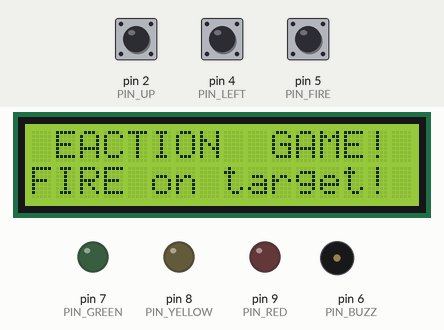
Recording of a sketch running on a simulated Arduino Uno, built with avr-gcc and run on an emulated ATmega328P. Shown: 16×2 character LCD, output pins drawn as LEDs (lit = HIGH), buzzer (waves = sounding). The inputs (shaded band) are chosen by the test bench; at power-on: pin 2 (PIN_UP) HIGH, pin 5 (PIN_FIRE) HIGH, pin 4 (PIN_LEFT) HIGH. Random numbers use the default seed unless the sketch sets one.

Above: at 0.7 s.
1.3 s: pin 2 (PIN_UP) pulled LOW for 0.15 s
At 1.78 s:
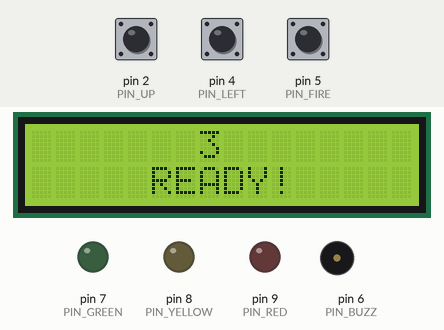
2.0 s: pin 5 (PIN_FIRE) pulled LOW for 1 s
At 2.36 s:
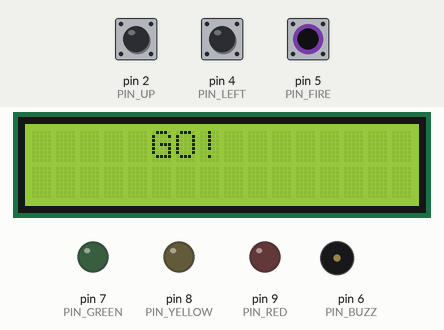
3.6 s: pin 5 (PIN_FIRE) pulled LOW for 0.15 s
At 3.75 s:
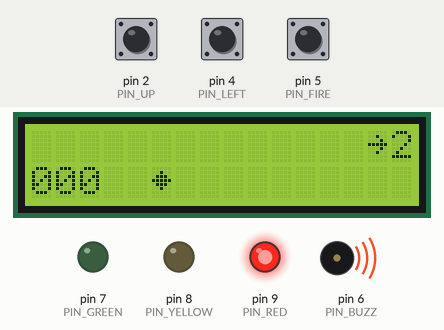
4.3 s: pin 5 (PIN_FIRE) pulled LOW for 3.2 s
At 5.64 s:
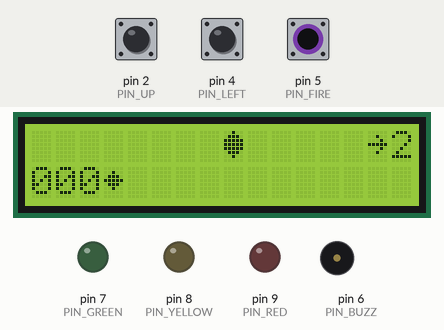
8.1 s: pin 5 (PIN_FIRE) pulled LOW for 0.15 s
At 8.25 s:
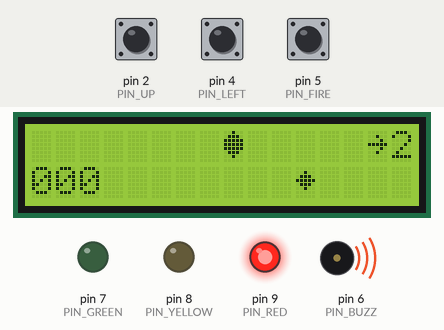
8.8 s: pin 5 (PIN_FIRE) pulsed LOW 2 times (0.12 s each, 0.3 s apart)
At 9.11 s:
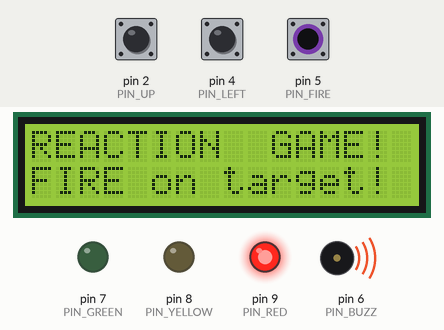
Timing chart, 0 to 12.6 s (numbered marks = the images above; inputs shaded):
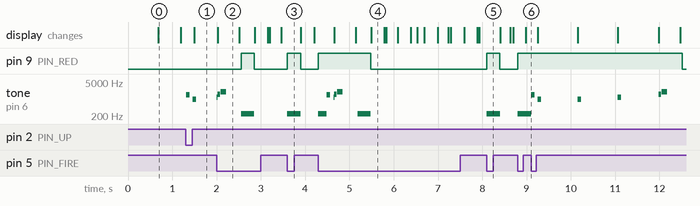

Measured:
- after the input at 1.3 s, tone on pin 6 (PIN_BUZZ): silent → 1500 Hz at once, → silent 0.08 s later, → 1000 Hz 0.07 s later, → silent 0.08 s later
- after the input at 2.0 s, pin 9 (PIN_RED): LOW → HIGH after 0.55 s, → LOW 0.30 s later
- after the input at 3.6 s, pin 9 (PIN_RED): LOW → HIGH at once, → LOW 0.30 s later; tone on pin 6 (PIN_BUZZ): silent → 250 Hz at once, → silent 0.30 s later
- after the input at 4.3 s, pin 9 (PIN_RED): LOW → HIGH at once, → LOW 1.2 s later; tone on pin 6 (PIN_BUZZ): plays 250 Hz for 0.18 s, 1500 Hz for 0.08 s, 1200 Hz for 0.02 s, 1600 Hz for 0.06 s, 2000 Hz for 0.12 s, 250 Hz for 0.30 s, starting at once
- after the input at 8.1 s, pin 9 (PIN_RED): LOW → HIGH at once, → LOW 0.30 s later; tone on pin 6 (PIN_BUZZ): silent → 250 Hz at once, → silent 0.30 s later
- after the input at 8.8 s, pin 9 (PIN_RED): LOW → HIGH at once, → LOW 3.7 s later; tone on pin 6 (PIN_BUZZ): plays 250 Hz for 0.30 s, 1500 Hz for 0.08 s, 1000 Hz for 0.08 s, 1000 Hz for 0.08 s, 1200 Hz for 0.08 s, 1600 Hz for 0.06 s … (7 notes in this stretch), starting at once
- what the display in image 0 shows lasts 0.5 s, from 0.7 s to 1.2 s

The sketch:

reaction_game.ino
```cpp
/*
 * Reaction Game - v3
 * Author  : Eren DOGAN
 * GitHub  : github.com/erendogan83
 *
 * RULES (simple and final):
 *   - Target spawns in row 0, cols 2-13
 *   - Marker bounces left-right in row 1
 *   - Press FIRE when markerCol == targetCol -> HIT -> +10 pts
 *   - Press FIRE any other time             -> MISS -> -1 life
 *   - 3 combo -> x2 multiplier, 5 combo -> x3
 *   - Second target unlocks at score 30
 *
 * SCREEN:
 *   Row 0: [  targets spawn here cols 2-13  ] [♥N]   col 14-15 = lives
 *   Row 1: [SCR] [  marker bounces  ]                col 0-3   = score
 *
 * LOOP ORDER (never changes):
 *   1. Move marker if tick elapsed
 *   2. Blink targets if tick elapsed
 *   3. Read FIRE input  <- always sees current markerCol
 *   4. flashUpdate
 *
 * DEBOUNCE:
 *   After any FIRE press (hit or miss) button is locked for 250ms.
 *   No delay() anywhere in gameplay.
 *
 * CONTROLS: FIRE(D5) | UP(D2) LEFT(D4) = menu
 * PINS: A4,A5=LCD D2=UP D4=LEFT D5=FIRE
 *       D6=Buzz D7=Green D8=Yellow D9=Red
 * EEPROM: addr 8-9
 */

#include <Wire.h>
#include <LiquidCrystal_I2C.h>
#include <EEPROM.h>

LiquidCrystal_I2C lcd(0x27,16,2);

#define PIN_UP     2
#define PIN_LEFT   4
#define PIN_FIRE   5
#define PIN_BUZZ   6
#define PIN_GREEN  7
#define PIN_YELLOW 8
#define PIN_RED    9

#define COLS        16
#define ROWS        2
#define TARGET_MIN  2    // leftmost col a target can spawn
#define TARGET_MAX  13   // rightmost col a target can spawn

// Speed: ms per marker step. 300ms start, 80ms floor, -8ms per 5 pts.
const int SPD_BASE = 300;
const int SPD_MIN  = 80;
int getSpd(int sc){ int s=SPD_BASE-(sc/5)*8; return s<SPD_MIN?SPD_MIN:s; }

// Blink interval: 700ms start, 200ms floor, -20ms per 5 pts.
const int BLK_BASE = 700;
const int BLK_MIN  = 200;
int getBlk(int sc){ int s=BLK_BASE-(sc/5)*20; return s<BLK_MIN?BLK_MIN:s; }

#define EE_REACT 8
int  eeGet(){ int v=((int)EEPROM.read(EE_REACT)<<8)|EEPROM.read(EE_REACT+1); return(v<0||v>9999)?0:v; }
void eePut(int s){ if(s>eeGet()){EEPROM.write(EE_REACT,(s>>8)&0xFF);EEPROM.write(EE_REACT+1,s&0xFF);} }

// ── Sprites ───────────────────────────────────────────────────────────────────
byte spTarget[8] = {0b00100,0b01110,0b11111,0b11111,0b11111,0b01110,0b00100,0b00000};
byte spMarker[8] = {0b00000,0b00100,0b01110,0b11111,0b01110,0b00100,0b00000,0b00000};
byte spHit[8]    = {0b10101,0b01110,0b11111,0b11111,0b11111,0b01110,0b10101,0b00000};
byte spMiss[8]   = {0b10001,0b11011,0b01110,0b00100,0b01110,0b11011,0b10001,0b00000};
#define S_TARGET 0
#define S_MARKER 1
#define S_HIT    2
#define S_MISS   3

void loadSprites(){
  lcd.createChar(S_TARGET,spTarget);
  lcd.createChar(S_MARKER,spMarker);
  lcd.createChar(S_HIT,   spHit);
  lcd.createChar(S_MISS,  spMiss);
}

// ── Double buffer ─────────────────────────────────────────────────────────────
char cur[ROWS][COLS], prv[ROWS][COLS];
void bClr(){ for(int r=0;r<ROWS;r++) for(int c=0;c<COLS;c++) cur[r][c]=' '; }
void bCh(int c,int r,char ch){ if(c>=0&&c<COLS&&r>=0&&r<ROWS) cur[r][c]=ch; }
void bSp(int c,int r,byte s) { if(c>=0&&c<COLS&&r>=0&&r<ROWS) cur[r][c]=(char)(128+s); }
void bFlush(){
  for(int r=0;r<ROWS;r++) for(int c=0;c<COLS;c++){
    if(cur[r][c]!=prv[r][c]){
      lcd.setCursor(c,r);
      uint8_t v=(uint8_t)cur[r][c];
      if(v>=128) lcd.write(v-128); else lcd.write(v);
      prv[r][c]=cur[r][c];
    }
  }
}
void bInit(){ for(int r=0;r<ROWS;r++) for(int c=0;c<COLS;c++) prv[r][c]='\0'; }

// ── Button ────────────────────────────────────────────────────────────────────
// Single debounce variable shared for FIRE.
// After any press (hit or miss) lockUntil is set 250ms into the future.
// firePressed() returns true only once per physical press.
unsigned long fireLockUntil = 0;
bool          firePrev      = false;

bool firePressed(){
  bool now = (digitalRead(PIN_FIRE)==LOW);
  bool edge = (now && !firePrev);   // rising edge (press, not hold)
  firePrev = now;
  if(edge && millis() >= fireLockUntil) return true;
  return false;
}

void lockFire(){ fireLockUntil = millis() + 250; }

bool anyPressed(){
  return (digitalRead(PIN_UP)   ==LOW)||
         (digitalRead(PIN_LEFT) ==LOW)||
         (digitalRead(PIN_FIRE) ==LOW);
}

// ── LED flash (non-blocking) ──────────────────────────────────────────────────
int           flashPin = -1;
unsigned long flashEnd = 0;
void flashNB(int pin, int ms){
  if(flashPin>=0 && flashPin!=pin) digitalWrite(flashPin,LOW);
  digitalWrite(pin,HIGH);
  flashPin = pin;
  flashEnd = millis()+ms;
}
void flashUpdate(){
  if(flashPin>=0 && millis()>=flashEnd){ digitalWrite(flashPin,LOW); flashPin=-1; }
}

// ── Game variables ────────────────────────────────────────────────────────────
int  markerCol;
int  markerDir;

// Two target slots
int  tCol[2];
bool tActive[2];
bool tBlink[2];   // true=visible, false=hidden

int  score, best, lives, combo, multiplier;
bool gameOver;

unsigned long lastMarkerTick;
unsigned long lastBlinkTick;
int  markerSpd;
int  blinkSpd;

// Brief on-screen flash after hit/miss (non-blocking)
bool          showFlash;
unsigned long flashMsgEnd;
bool          flashIsHit;
int           flashCol;

enum AppState { ST_MENU, ST_TUTORIAL, ST_GAME, ST_GAMEOVER };
AppState appState = ST_MENU;

// ── Spawn target ──────────────────────────────────────────────────────────────
void spawnTarget(int slot){
  // Valid cols: TARGET_MIN..TARGET_MAX, not marker, not other target
  int valid[COLS];
  int vn = 0;
  for(int c=TARGET_MIN; c<=TARGET_MAX; c++){
    if(c==markerCol) continue;
    if(tActive[1-slot] && c==tCol[1-slot]) continue;
    valid[vn++] = c;
  }
  tCol[slot]    = (vn>0) ? valid[random(vn)] : TARGET_MIN+random(TARGET_MAX-TARGET_MIN+1);
  tActive[slot] = true;
  tBlink[slot]  = true;
}

// ── Reset ─────────────────────────────────────────────────────────────────────
void resetGame(){
  markerCol  = TARGET_MIN;
  markerDir  = 1;
  score      = 0;
  lives      = 3;
  combo      = 0;
  multiplier = 1;
  gameOver   = false;
  best       = eeGet();
  markerSpd  = getSpd(0);
  blinkSpd   = getBlk(0);
  showFlash  = false;
  tActive[0] = false;
  tActive[1] = false;
  firePrev       = false;
  fireLockUntil  = 0;
  spawnTarget(0);
  lastMarkerTick = millis();
  lastBlinkTick  = millis();
  bInit(); bClr(); bFlush();
}

// ── Render ────────────────────────────────────────────────────────────────────
void doRender(){
  bClr();

  // Row 0: targets (blink visible only)
  for(int s=0;s<2;s++)
    if(tActive[s] && tBlink[s])
      bSp(tCol[s], 0, S_TARGET);

  // Row 0: lives HUD — col 14-15, never conflicts with target zone 2-13
  bCh(14, 0, (char)(0x7e));   // -> arrow = lives label
  bCh(15, 0, '0'+lives);

  // Row 1: score — col 0-3
  bCh(0,1,'0'+(score/100)%10);
  bCh(1,1,'0'+(score/ 10)%10);
  bCh(2,1,'0'+ score     %10);

  // Row 1: combo multiplier — col 4-5 (only when active)
  if(multiplier>1){ bCh(4,1,'x'); bCh(5,1,'0'+multiplier); }

  // Row 1: marker — drawn last, always visible
  bSp(markerCol, 1, S_MARKER);

  // Row 1: brief hit/miss sprite (non-blocking)
  if(showFlash && millis()<flashMsgEnd){
    bSp(flashCol, 1, flashIsHit ? S_HIT : S_MISS);
  } else {
    showFlash = false;
  }

  bFlush();
}

// ── Handle FIRE ───────────────────────────────────────────────────────────────
void handleFire(){
  // Lock button immediately — no second trigger from same press
  lockFire();

  // Check exact column match
  int hitSlot = -1;
  for(int s=0;s<2;s++){
    if(tActive[s] && markerCol==tCol[s]){ hitSlot=s; break; }
  }

  flashCol = markerCol;

  if(hitSlot >= 0){
    // HIT
    combo++;
    multiplier = (combo>=5)?3:(combo>=3)?2:1;
    score += 10*multiplier;

    tone(PIN_BUZZ, 1800, 100);
    flashNB(PIN_GREEN, 120);

    tActive[hitSlot] = false;
    spawnTarget(hitSlot);
    if(score>=30 && !tActive[1]) spawnTarget(1);

    markerSpd = getSpd(score);
    blinkSpd  = getBlk(score);

    flashIsHit  = true;
    showFlash   = true;
    flashMsgEnd = millis()+300;

  } else {
    // MISS
    combo = 0; multiplier = 1;
    lives--;

    tone(PIN_BUZZ, 250, 300);
    flashNB(PIN_RED, 300);

    // Reset marker tick so it doesn't jump after miss tone
    lastMarkerTick = millis();

    flashIsHit  = false;
    showFlash   = true;
    flashMsgEnd = millis()+300;

    if(lives<=0){
      gameOver = true;
      eePut(score);
      if(score>best) best=score;
      appState = ST_GAMEOVER;
    }
  }
}

// ── Game over ─────────────────────────────────────────────────────────────────
void showGameOver(){
  bClr();
  const char g1[]="  GAME  OVER   "; for(int i=0;g1[i];i++) bCh(i,0,g1[i]);
  bCh(0,1,'S');bCh(1,1,'C');bCh(2,1,'R');bCh(3,1,':');
  bCh(4,1,'0'+(score/100)%10);bCh(5,1,'0'+(score/10)%10);bCh(6,1,'0'+score%10);
  bCh(8,1,'B');bCh(9,1,'S');bCh(10,1,'T');bCh(11,1,':');
  bCh(12,1,'0'+(best/100)%10);bCh(13,1,'0'+(best/10)%10);bCh(14,1,'0'+best%10);
  bFlush();
  unsigned long t=millis(); while(millis()-t<2000){if(anyPressed())break;delay(10);}

  bClr();
  const char r1[]="ANY to restart"; for(int i=0;r1[i];i++) bCh(i,0,r1[i]);
  const char r2[]="BEST:";          for(int i=0;r2[i];i++) bCh(i,1,r2[i]);
  bCh(6,1,'0'+(best/100)%10);
  bCh(7,1,'0'+(best/ 10)%10);
  bCh(8,1,'0'+ best     %10);
  bFlush();
  while(!anyPressed()) delay(10);
  appState=ST_MENU;
}

// ── Tutorial ──────────────────────────────────────────────────────────────────
void showTutorial(){
  loadSprites(); bInit(); bClr();

  // Page 1: marker bouncing demo
  for(int pass=0;pass<2;pass++){
    for(int c=0;c<COLS;c++){
      bClr();
      bCh(0,0,'M');bCh(1,0,'A');bCh(2,0,'R');bCh(3,0,'K');bCh(4,0,'E');bCh(5,0,'R');
      bCh(7,0,'M');bCh(8,0,'O');bCh(9,0,'V');bCh(10,0,'E');bCh(11,0,'S');
      bSp(c,1,S_MARKER);
      bFlush();
      unsigned long t=millis();
      while(millis()-t<80){ if(anyPressed()) goto page2; delay(5); }
    }
    for(int c=COLS-1;c>=0;c--){
      bClr();
      bCh(0,0,'M');bCh(1,0,'A');bCh(2,0,'R');bCh(3,0,'K');bCh(4,0,'E');bCh(5,0,'R');
      bCh(7,0,'M');bCh(8,0,'O');bCh(9,0,'V');bCh(10,0,'E');bCh(11,0,'S');
      bSp(c,1,S_MARKER);
      bFlush();
      unsigned long t=millis();
      while(millis()-t<80){ if(anyPressed()) goto page2; delay(5); }
    }
  }

  page2:
  // Page 2: target at col 8, marker approaches, hit demo
  for(int c=0;c<=8;c++){
    bClr();
    bCh(0,0,'H');bCh(1,0,'I');bCh(2,0,'T');bCh(4,0,'T');bCh(5,0,'A');
    bCh(6,0,'R');bCh(7,0,'G');bCh(8,0,'E');bCh(9,0,'T');bCh(10,0,'!');
    bSp(8,0,S_TARGET);
    bSp(c,1,S_MARKER);
    bCh(12,1,'F');bCh(13,1,'I');bCh(14,1,'R');bCh(15,1,'E');
    bFlush();
    unsigned long t=millis();
    while(millis()-t<130){ if(anyPressed()) goto countdown; delay(5); }
  }
  bClr();
  bSp(8,0,S_HIT); bSp(8,1,S_MARKER);
  bCh(10,1,'+');bCh(11,1,'1');bCh(12,1,'0');
  bFlush();
  tone(PIN_BUZZ,1800,120);
  unsigned long tw=millis(); while(millis()-tw<700){if(anyPressed())break;delay(10);}

  countdown:
  for(int i=3;i>=1;i--){
    bClr();
    bCh(7,0,'0'+i);
    bCh(5,1,'R');bCh(6,1,'E');bCh(7,1,'A');
    bCh(8,1,'D');bCh(9,1,'Y');bCh(10,1,'!');
    bFlush();
    tone(PIN_BUZZ, i==1?1200:1000, 80);
    unsigned long t=millis(); while(millis()-t<900){if(anyPressed())break;delay(10);}
  }
  bClr();
  bCh(5,0,'G');bCh(6,0,'O');bCh(7,0,'!');
  bFlush();
  tone(PIN_BUZZ,1600,60); delay(70); tone(PIN_BUZZ,2000,120); delay(400);

  resetGame();
  appState=ST_GAME;
}

// ── Menu ──────────────────────────────────────────────────────────────────────
void showMenu(){
  loadSprites(); bInit(); bClr();
  const char m1[]="REACTION  GAME!"; for(int i=0;m1[i];i++) bCh(i,0,m1[i]);
  const char m2[]="FIRE on target!"; for(int i=0;m2[i];i++) bCh(i,1,m2[i]);
  bFlush();
  bool bl=true; unsigned long lb=millis();
  while(!anyPressed()){
    if(millis()-lb>500){lb=millis();bl=!bl;bCh(0,0,bl?'>':' ');bFlush();}
    delay(10);
  }
  tone(PIN_BUZZ,1500,80);
  appState=ST_TUTORIAL;
}

// ── Setup ─────────────────────────────────────────────────────────────────────
void setup(){
  lcd.init(); lcd.backlight(); loadSprites();
  pinMode(PIN_UP,    INPUT_PULLUP);
  pinMode(PIN_LEFT,  INPUT_PULLUP);
  pinMode(PIN_FIRE,  INPUT_PULLUP);
  pinMode(PIN_BUZZ,  OUTPUT);
  pinMode(PIN_GREEN, OUTPUT);
  pinMode(PIN_YELLOW,OUTPUT);
  pinMode(PIN_RED,   OUTPUT);
  randomSeed(analogRead(A0));
  bInit(); lcd.clear();
  appState=ST_MENU;
}

// ── Loop ──────────────────────────────────────────────────────────────────────
void loop(){
  switch(appState){

    case ST_MENU:
      showMenu();
      break;

    case ST_TUTORIAL:
      showTutorial();
      break;

    case ST_GAME:
      if(gameOver){ appState=ST_GAMEOVER; break; }

      // 1. Move marker
      if(millis()-lastMarkerTick >= (unsigned long)markerSpd){
        lastMarkerTick = millis();
        markerCol += markerDir;
        if(markerCol >= COLS){ markerCol=COLS-1; markerDir=-1; }
        if(markerCol <  0)   { markerCol=0;      markerDir= 1; }
        doRender();
      }

      // 2. Blink targets
      if(millis()-lastBlinkTick >= (unsigned long)blinkSpd){
        lastBlinkTick = millis();
        for(int s=0;s<2;s++) if(tActive[s]) tBlink[s]=!tBlink[s];
        doRender();
      }

      // 3. Read FIRE — sees current markerCol after step 1
      if(firePressed()) handleFire();

      // 4. LED flash
      flashUpdate();
      break;

    case ST_GAMEOVER:
      showGameOver();
      break;
  }
}
```
